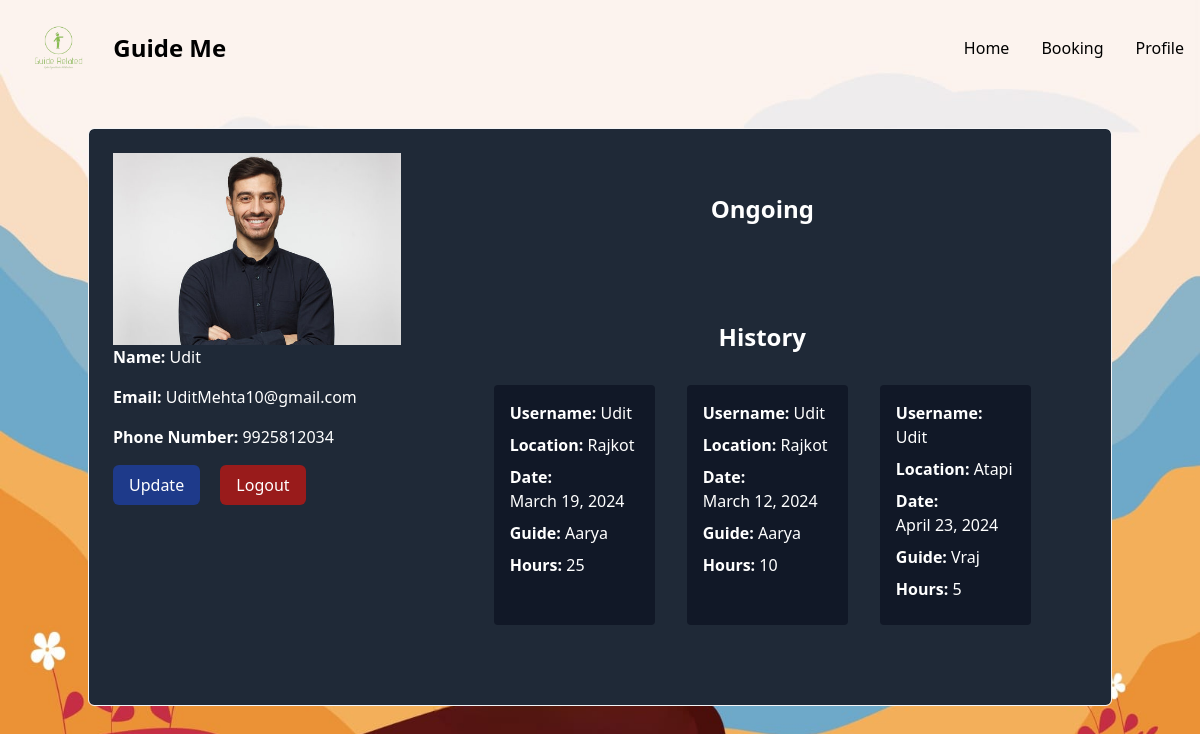
Page /User_Profile/ (signed in) on the committed database.
### myapp/models.py (models this page shows)
class User(AbstractUser):
    email = models.EmailField()
    userType = models.CharField(
        max_length = 20,
        choices = User_Choices,
        default = "user",
    )
    profile_picture = models.ImageField(upload_to='static/img', blank=True, null=True)
    phone_number = models.CharField(max_length=15, blank=True)

class Booking(models.Model):
    booking_id = models.AutoField(primary_key=True)
    user = models.ForeignKey(User, on_delete=models.CASCADE)
    guide = models.ForeignKey(Guide, on_delete=models.CASCADE)
    date = models.DateField()
    hrs = models.IntegerField()
    location = models.CharField(max_length=255)
    status = models.CharField(max_length=20, default='pending')

class Guide(models.Model):
    guide_user = models.OneToOneField(User, on_delete=models.CASCADE)
    location = models.CharField(max_length=255, blank=True, null=True)
    profile_picture = models.ImageField(upload_to='static/img', blank=True, null=True)
    expertise = models.CharField(max_length=100)
    hourly_rate = models.DecimalField(max_digits=5, decimal_places=2, null=True, blank=True)
    available_for_hire = models.BooleanField(default=False)
    bio = models.TextField(blank=True)

### myapp/views.py (the view)
# urls.py: path('User_Profile/', views.User_Profile, name='User_Profile'),
def User_Profile(request):
    user = request.user
    book = Booking.objects.filter(user__id=user.id)
    return render(request, 'User_Profile.html', {'user': user, 'book': book})

### templates/User_Profile.html (shortened to what this page needs)
{% extends 'base.html' %}
{% load static %}
{% block content %}
    <div class="container mx-auto p-6 h-full w-full bg-gray-800 rounded-md bg-clip-padding backdrop-filter backdrop-blur-sm bg-opacity-100 border border-gray-100">
        <div class="flex flex-wrap justify-around ">
            <div class="w-full md:w-1/2 lg:w-1/3 xl:w-1/4 mb-6 md:mb-0 text-white ">
                <img src="/{{user.profile_picture}}" alt="{{ user.username }}'s Profile Picture" class="h-48 " >
                <div class="mb-8 md:mb-0 md:pr-8">
                    <p class="mb-4"><strong>Name:</strong> {{ user.username }}</p>
                    <p class="mb-4 "><strong>Email:</strong> {{ user.email }}</p>
                    <p class="mb-4 "><strong>Phone Number:</strong> {{ user.phone_number|default:"Not specified" }}</p>
                    <button class="bg-blue-900 text-white px-4 py-2 rounded-md hover:bg-blue-800">
                        <a href="/update_user_info">Update </a>
                    </button>
                    <button class="bg-red-800 text-white px-4 py-2 rounded-md hover:bg-red-700 ml-4">
                        <a href="{% url 'logout' %}">Logout</a>
                    </button>
                </div>
            </div>
            <div class="w-full md:w-1/2 lg:w-2/3 xl:w-3/4 md:flex flex-col justify-between">
                <div class="flex flex-col rounded-md m-4 p-6 overflow-y-auto">
                    <h2 class="text-2xl text-center font-bold mb-4 text-white">Ongoing</h2>
                </div>
                <div class="flex flex-col rounded-md m-4 p-6 overflow-y-auto">
                    <h2 class="text-2xl text-center font-bold mb-4 text-white">History</h2>
                    <div class="flex flex-row">
                        {% for booking in book %}
                            {% if booking.status == "completed" %}
                                <div class="bg-gray-900 rounded p-4 m-4 text-white">
                                    <div class="mb-2 ">
                                        <span class="font-bold inline-block">Username:</span>
                                        <p class="inline-block">{{ booking.user.username }}</p>
                                    </div>
                                    <div class="mb-2">
                                        <span class="font-bold inline-block">Location:</span>
                                        <p class="inline-block">{{ booking.location }}</p>
                                    </div>
                                    <div class="mb-2">
                                        <span class="font-bold inline-block">Date:</span>
                                        <p class="inline-block">{{ booking.date }}</p>
                                    </div>
                                    <div class="mb-2">
                                        <span class="font-bold inline-block">Guide:</span>
                                        <p class="inline-block">{{ booking.guide.guide_user.username }}</p>
                                    </div>
                                    <div class="mb-2">
                                        <span class="font-bold inline-block">Hours:</span>
                                        <p class="inline-block">{{ booking.hrs }}</p>
                                    </div>
                                </div>
                            {% endif %}
                        {% endfor %}
                    </div>
                </div>
            </div>
        </div>
    </div>
{% endblock %}

### templates/base.html (shortened to what this page needs)
{% load static %}
<!DOCTYPE html>
<html lang="en">
<head>
    <link rel="stylesheet" type="text/css" href="/static/index.css" />
    <script src="https://cdn.tailwindcss.com"></script>
    <link rel="stylesheet" href="https://cdnjs.cloudflare.com/ajax/libs/notify/0.4.2/styles/metro/notify-metro.css">
</head>
<body>
<nav>
    <div class="max-w-screen-xl flex flex-wrap items-center justify-between mx-auto p-4">
        <a href="/" class="flex items-center space-x-3 rtl:space-x-reverse">
            <img src="/static/img/logo.png" class="h-16 " alt="Guide Me Logo" />
            <span class="self-center text-2xl font-semibold whitespace-nowrap ">Guide Me</span>
        </a>
        <div class="w-full md:w-auto" id="navbar-default">
            <ul class="font-medium flex flex-col p-4 md:p-0 mt-4 border rounded-lg  md:flex-row md:space-x-8 rtl:space-x-reverse md:mt-0 md:border-0  ">
                <li>
                    <a href="/" class="block py-2 px-3 rounded md:bg-transparent  md:p-0 ">Home</a>
                </li>
                <li>
                    <a href="#"
                       class="block py-2 px-3  rounded md:hover:bg-transparent md:border-0  md:p-0 md:dark:hover:bg-transparent" onclick="handlePricingClick()">Booking</a>
                </li>
                {% if user.is_authenticated %}
                    <li>
                        {% if user.userType == 'user' %}
                            <a href="/User_Profile"
                               class="block py-2 px-3  rounded  md:hover:bg-transparent md:border-0  md:p-0   md:dark:hover:bg-transparent">Profile</a>
                        {% else %}
                            <a href="/Guide_Profile"
                               class="block py-2 px-3 rounded md:hover:bg-transparent md:border-0 md:p-0 md:dark:hover:bg-transparent">Profile</a>
                        {% endif %}
                    </li>
                {% else %}
                    <li>
                        <a href="/user_login"
                           class="block py-2 px-3 rounded md:hover:bg-transparent md:border-0 md:p-0  md:dark:hover:bg-transparent">Login</a>
                    </li>
                {% endif %}
            </ul>
        </div>
    </div>
</nav>
<div class="container mx-auto mt-8">
    {% block content %}
    {% endblock %}
</div>
</body>
</html>

### templates/User_Profile.html (style rules this page uses)
body { background-image: url(/static/img/bg.jpeg); background-size: cover; background-position: center; background-repeat: no-repeat; height: 100vh; }

### rows in the picture
User: profile_picture (picture), username "Udit", email "UditMehta10@gmail.com", phone_number "9925812034"
Booking: user.username "Udit", location "Rajkot", date "March 19, 2024", guide.guide_user.username "Aarya", hrs "25"
Booking: user.username "Udit", location "Rajkot", date "March 12, 2024", guide.guide_user.username "Aarya", hrs "10"
Booking: user.username "Udit", location "Atapi", date "April 23, 2024", guide.guide_user.username "Vraj", hrs "5"
